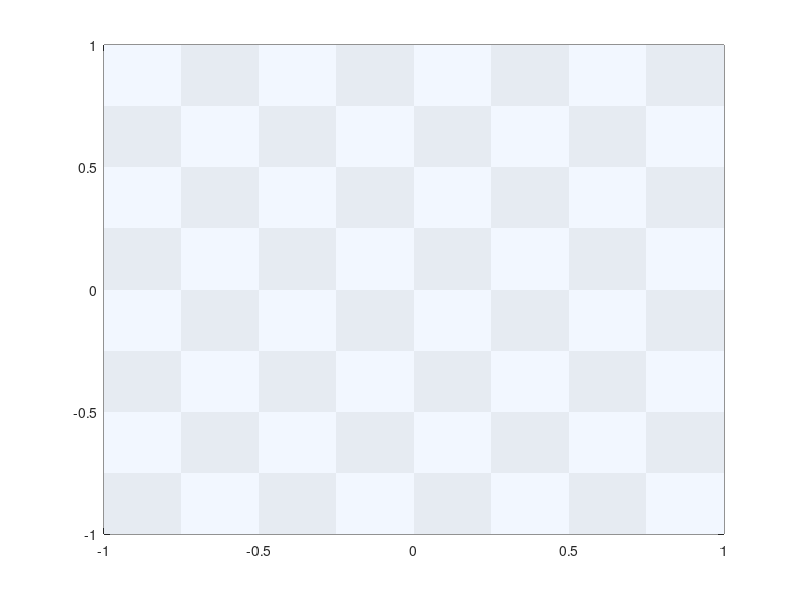

MATLAB code for this plot: (Note: this script raises an error after producing the figure.)
clc
clear
close all

%problema a orizzonte finito che descrive il muro

Tf = 2;
dt = 0.05;
dx = 0.025;
epsi = 1e-6;
tol = 1e-10;
f = @(x,y,a) [1,0] + 0*[ y/(sqrt(x^2+y^2) + epsi), -x/(sqrt(x^2+y^2) + epsi) ]  + a;
rho = linspace(0,1,4);
rho = rho(2:end);
theta = linspace(0,2*pi,16);
[R,T] = ndgrid(rho,theta);
A = [0, 0 ; R(:).*cos(T(:)) , R(:).*sin(T(:))];
x = -1:dx:1;
N = length(x);
Na = size(A,1);
[X,Y] = ndgrid(x);

%muro
s = 0:dt:Tf;
Nt = length(s);
s = s(Nt-1:-1:1);
Tp = 3;
shift = 0;
duty = Tp/2;
wank = @(t)  mod(t - shift, Tp) < (duty);
base = 0.1;
height = 1;

%centro del target e raggio
figure;
tile_size = 0.25; 
Checker = mod(floor(X/tile_size) + floor(Y/tile_size), 2);
h = pcolor(X, Y, Checker);
set(h, 'EdgeColor', 'none');
shading flat;
hold on;
colormap([0.90 0.92 0.95; 0.95 0.97 1.0]);
square = fill([-base base base -base],[-height -height height height],'r', 'FaceAlpha', 1, 'EdgeColor', 'r',LineWidth=3);
axis xy
axis equal;
grid on;
set(gca, 'Layer', 'top', 'GridColor', [0.6 0.6 0.6], 'GridAlpha', 0.5);
xlim([-1,1])
ylim([-1 1])
[x_click,y_click] = ginput(1);
[~, idx] = min(abs(x- x_click));
[~, idy] = min(abs(x - y_click));
xc = x(idx);
yc =x(idy);
plot(xc,yc,'bo',"Color",'r','LineWidth',3);
drawnow
hold on 
pause(0.5)
close all
disp("Centro target = [" + xc + " " + yc + "]")
radius = 0.1;

%running cost
gamma = 1;
l = @(s,x,y,a) (1 + gamma*((x - xc)^2 + (y - yc)^2))*( (x - xc)^2 + (y - yc)^2 > radius^2);
interp = @(t,s,Vc) (1-t)*(1-s)*Vc(1) + t*(1-s)*Vc(2) + (1-t)*s*Vc(3) + s*t*Vc(4);

%final cost
dist = (X - xc).^2 + (Y - yc).^2;
V = 1e8*(dist > radius^2);

Vm = zeros(N);
Vk = Vm;

Vt = zeros(N,N,Nt);
Vt(:,:,Nt) = V;
for n = 1:Nt-1

    for i = 1:N
        for j = 1:N
            Vm(i,j) = 1e12;

            if (X(i,j) - xc)^2 + (Y(i,j) - yc)^2 <= radius^2
                Vm(i,j) = 0;
                continue;
            end

            for m = 1:Na
                xs = [X(i,j), Y(i,j)] + dt*f(X(i,j),Y(i,j),A(m,:));
                if abs(xs(1)) > 1 || abs(xs(2)) > 1 
                    continue;
                elseif abs(xs(1)) <= base && abs(xs(2)) <= height && wank(s(n)+dt) == 1
                    continue;
                else
                    [xi,yi] = findcell(xs,dx);
                    Ci = round((xi+1)/dx) +1;
                    Cj = round((yi+1)/dx) +1;
                    if Ci < 1 || Ci >= N || Cj < 1 || Cj >= N
                        continue;
                    end
                    Vc = [V(Ci,Cj) V(Ci+1,Cj) V(Ci,Cj+1) V(Ci+1,Cj+1)];
                    Vij = (interp((xs(1) - xi)/dx,(xs(2) - yi)/dx,Vc)+ dt*l(s(n),X(i,j),Y(i,j),A(m,:)));
                    Vm(i,j) = min(Vm(i,j),Vij);
                end
            end
            Vk(i,j) = Vm(i,j);
        end
    end
    V = Vk;
    Vt(:,:,Nt-n) = V;
end

function [xi,yi] = findcell(x,dx)
        k = (x(1)+1)/dx;
        l = (x(2)+1)/dx;
        xi = floor(k)*dx -1;
        yi = floor(l)*dx -1;
end

clearvars i j m n
save("WallProblemData.mat");
